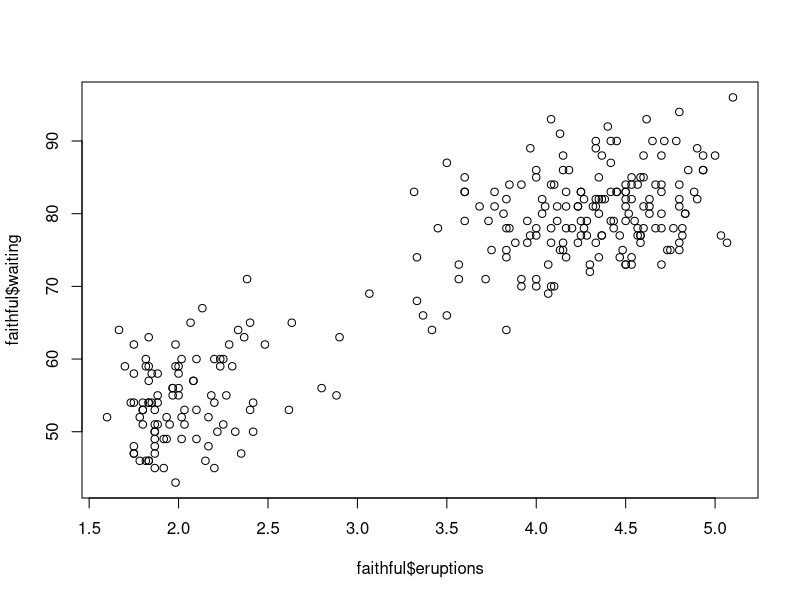

R code for this plot:
## ---- chunk 1
2+2
## ---- chunk 2
x <- 2
y <- 2
x + y
## ---- chunk 3
head(faithful)
tail(faithful)
## ---- chunk 4
str(faithful)
dim(faithful)
## ---- chunk 5
## extract element in 5th row and 2nd column
faithful[5,2]

## extract element in 10th row and 1st column
faithful[10,1]
## ---- chunk 6
colnames(faithful)
## ---- chunk 7
faithful$eruptions[2]
## ---- chunk 8
x <- c(1,2,3,4,5)
## ---- chunk 9
x <- 1:5
x

x <- seq(1,5)
x
## ---- chunk 10
names(x) <- letters[1:5]
x
## ---- chunk 11
height <- c(60, 59, 55, "5'5", 70)
height
## ---- chunk 12
plot(x = faithful$eruptions, y = faithful$waiting)
## ---- chunk 13
## Provide your code here

## ---- chunk 14
library(dplyr)
## ---- chunk 15
##This is just a comment
##Note the comment is inside of the three "ticks" on the top and bottom
##The "ticks" tell R this is a code chunk. 
##Anything inside of a code chunk be evaulated, unless it is commented out
